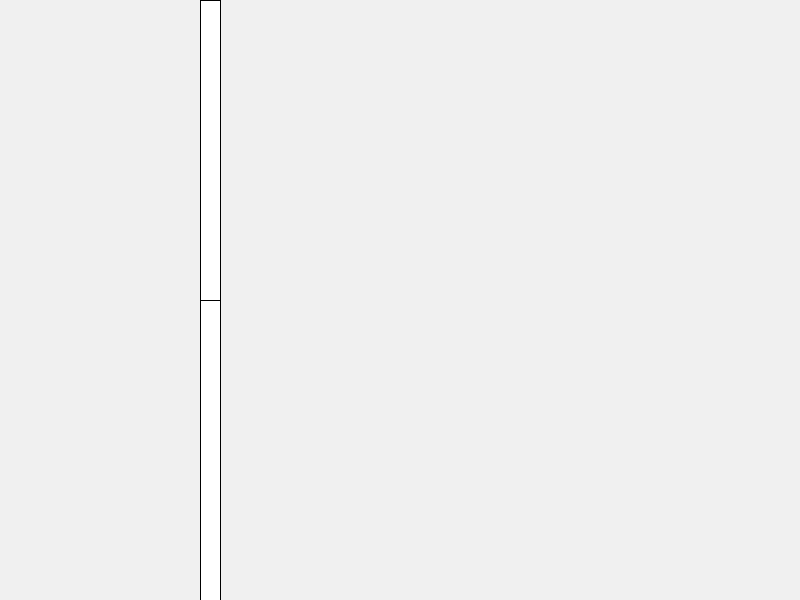
Frame 1 (no input)
Frame 60 (the mouse pressed at the canvas centre just before this capture): identical to frame 1, image omitted
Frame 120 (the mouse held since frame 60 and released just before this capture): identical to frame 1, image omitted

The Processing sketch that drew this single still picture (run headless with seeded random() and noise(); from frame 60 on, the mouse is pressed at the canvas centre):

// Processing sketch: Xenofobia_00
// ── Xenofobia_00.pde
Frontera f;
void setup()

{
  size (800, 600);
  f= new Frontera();
}


void draw ()

{
  background(240);
  f.evaluaIngresante(mouseX, mouseY);
  f.dibuja();
}

void mousePressed()
{
}

// ── Frontera.pde
class Frontera
{
  float a, b, c, d;
  float o, p, q, r;

  float ancho, disty, umbralIngreso;

  float mov, apertura, topeApertura, velApertura, tiempoApertura;
  Frontera ()
  {

    rectMode(CORNERS);

    ancho=20;
    a=width/4;
    b=0;
    c=a+ancho;
    d=height/2;

    o=a;
    p=d;
    q=a+ancho;
    r=height;

    topeApertura=50;
    velApertura=1;
    tiempoApertura=3;
    umbralIngreso=50;
  }


  Frontera (float apertura_)
  {
    rectMode(CORNERS);
  }


  void dibuja() 
  {
    rect(a, b, c, d-apertura);

    rect(o, p+apertura, q, r);
  }

  void comportamiento(boolean abre)
  {
    if (abre && apertura<topeApertura)
    {
      apertura+=velApertura;
    }
    if (!abre && apertura>0)
    {
      apertura-=velApertura;
    }
  }

  void evaluaIngresante(float evaX_, float evaY_)
  {

    disty= dist(evaX_, evaY_, c, d);

    if (disty<umbralIngreso)
    {
      comportamiento(true);
    } else
    {
      comportamiento(false);
    }
  }

  void setABCD(float a_, float b_, float c_, float d_)
  {
    a=a_;
    b=b_;
    c=c_;
    d=d_;
  }

  void setOPQR(float o_, float p_, float q_, float r_)
  {
    o=o_;
    p=p_;
    q=q_;
    r=r_;
  }

  void setMov(float mov_)
  {
    d=mov_;
  }

  float [][]  getPuertas()
  {
    float [][]puertas= new float[2][4];
    puertas[0][0]=a;    
    puertas[0][1]=b;    
    puertas[0][2]=c;    
    puertas[0][3]=d-apertura;    

    puertas[1][0]=o;    
    puertas[1][1]=p+apertura;    
    puertas[1][2]=q;    
    puertas[1][3]=r;

    return puertas;
  }
}//cierra class frontera
